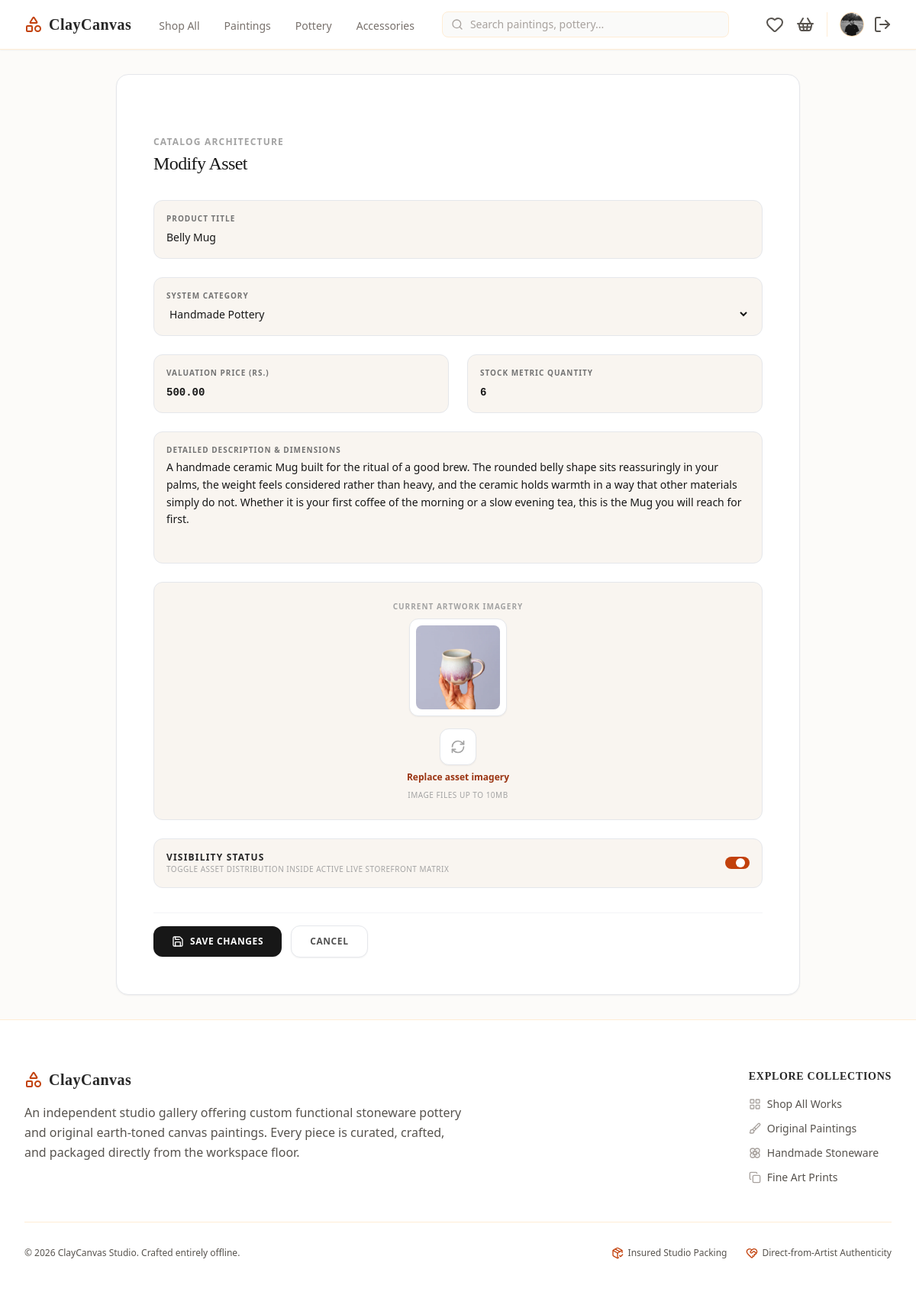
The app's page /products/edit/3/ (signed in), older data.
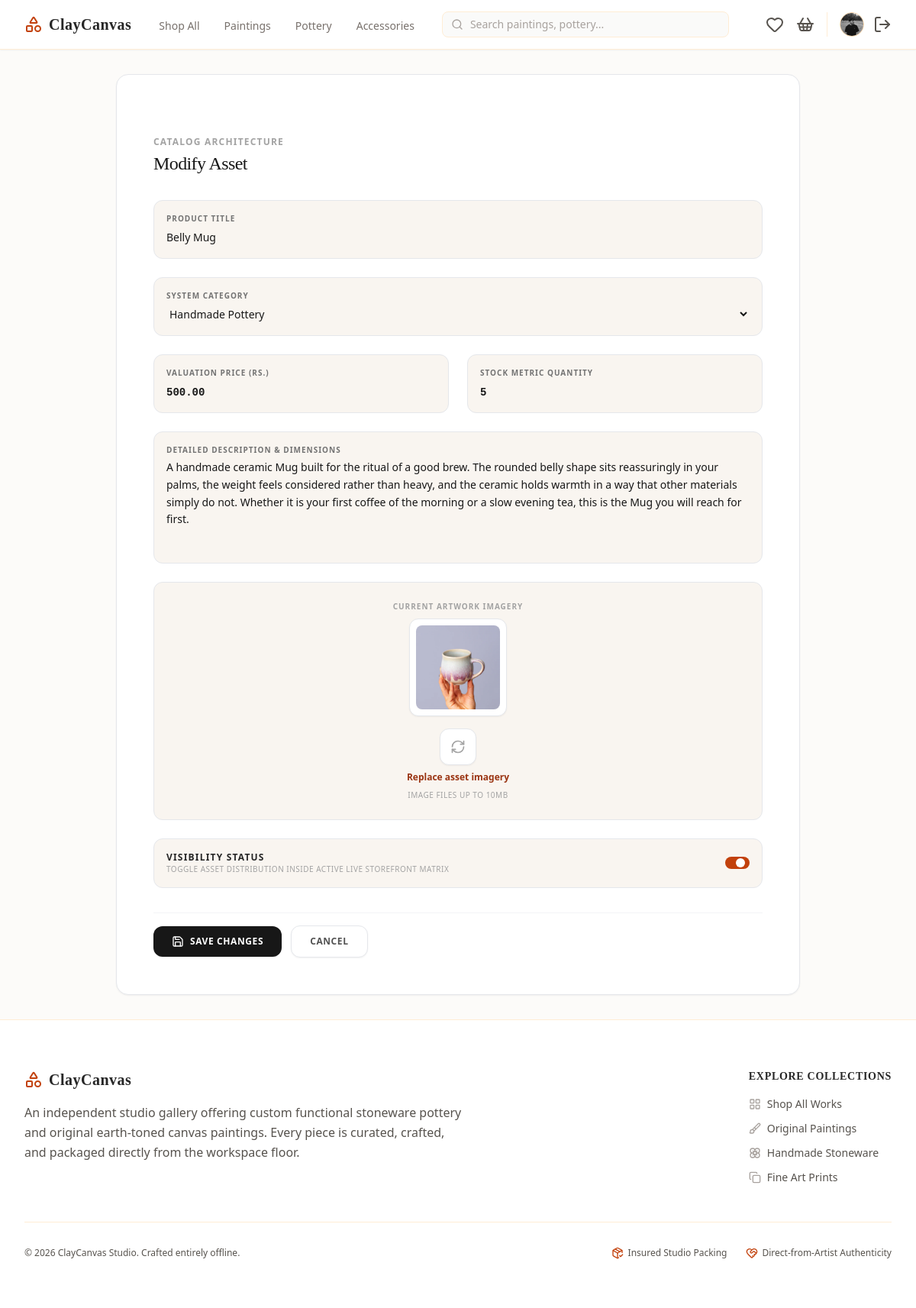
The same page, newer data.
### cc_app/models.py (models this page shows, shortened)
class Product(models.Model):
    class Category(models.TextChoices):
        PAINTINGS = 'paintings', 'Original Paintings'
        POTTERY = 'pottery', 'Handmade Pottery'
        CERAMICS = 'ceramics', 'Sculptures & Ceramics'
        PRINTS = 'prints', 'Canvas & Fine Art Prints'
        ACCESSORIES = 'accessories', 'Art Supplies & Displays'
    name = models.CharField(max_length=255)
    category = models.CharField(max_length=30, choices=Category.choices)
    description = models.TextField(help_text="Detailed description of the artwork, dimensions, and materials used.")
    price = models.DecimalField(max_digits=10, decimal_places=2)
    stock = models.PositiveIntegerField(default=1, help_text="Set to 1 for unique, original one-off masterworks.")
    product_image = models.ImageField(upload_to='images/products/')
    is_active = models.BooleanField(default=True)
    created_at = models.DateTimeField(auto_now_add=True)

### cc_app/views/products_view.py (the view, shortened to what this page needs)
# urls.py: path('products/edit/<int:product_id>/', edit_product_view, name='edit_product'),
@login_required
def edit_product_view(request, product_id):
    product = Product.objects.get(id=product_id)
    if not request.user.is_staff:
        messages.error(request, "You do not have permission to edit products.")
        return redirect('/')
    if not product:
        messages.error(request, "Product not found.")
        return redirect('/dashboard/admin/?section=product-management')
    errors = {}
    return render(request, 'main/edit_products_page.html', {'product': product})

### cc_app/templates/main/edit_products_page.html (shortened to what the changed rows need)
<!DOCTYPE html>
<html lang="en">
<head>
    {% load static %}
    <link href="{% static 'css/styles.css' %}" rel="stylesheet" />
</head>
<body class="bg-[#fcfbf9] font-sans min-h-screen flex flex-col text-neutral-800">
    <main class="flex-grow flex items-center justify-center p-4 sm:p-6 lg:p-8">
        <form method="POST" enctype="multipart/form-data" class="w-full max-w-4xl bg-white border border-gray-200 rounded-2xl overflow-hidden shadow-sm p-8 lg:p-12 space-y-8">
            <div>
                <h2 class="text-xs font-bold uppercase tracking-widest text-neutral-400 mb-1">Catalog Architecture</h2>
                <h1 class="text-2xl font-serif font-normal text-neutral-900 tracking-tight">Modify Asset</h1>
            </div>
            <div class="grid grid-cols-1 md:grid-cols-2 gap-6">
                <div class="space-y-6 md:col-span-2">
                    <div class="bg-[#f9f5f0] border border-gray-200 p-4 rounded-xl focus-within:border-orange-700 transition-colors">
                        <label for="id_name" class="text-[10px] font-bold uppercase tracking-widest text-neutral-500 block mb-1">Product Title</label>
                        <input type="text" id="id_name" name="name" {% if data %} value="{{ data.name }}" {% else %} value="{{ product.name }}" {% endif %} maxlength="255" placeholder="e.g. Whispering Sands Ceramic Vase" class="w-full bg-transparent text-sm font-medium text-neutral-900 focus:outline-none placeholder-neutral-400">
                    </div>
                </div>
                <div class="bg-[#f9f5f0] border border-gray-200 p-4 rounded-xl focus-within:border-orange-700 transition-colors md:col-span-2">
                    <label for="id_category" class="text-[10px] font-bold uppercase tracking-widest text-neutral-500 block mb-1">System Category</label>
                    <select id="id_category" name="category" class="w-full bg-transparent text-sm font-medium text-neutral-900 focus:outline-none cursor-pointer">
                        <option value="pottery" {% if data %} {% if data.category == 'pottery' %}selected{% endif %} {% else %} {% if product.category == 'pottery' %}selected{% endif %} {% endif %} class="bg-white text-neutral-900">Handmade Pottery</option>
                    </select>
                </div>
                <div class="bg-[#f9f5f0] border border-gray-200 p-4 rounded-xl focus-within:border-orange-700 transition-colors">
                    <label for="id_price" class="text-[10px] font-bold uppercase tracking-widest text-neutral-500 block mb-1">Valuation Price (Rs.)</label>
                    <input type="number" id="id_price" name="price" step="0.01" min="0" {% if data %} value="{{ data.price }}" {% else %} value="{{ product.price|stringformat:".2f" }}" {% endif %} placeholder="0.00" class="w-full bg-transparent text-sm font-semibold text-neutral-900 focus:outline-none placeholder-neutral-400 font-mono">
                </div>
                <div class="bg-[#f9f5f0] border border-gray-200 p-4 rounded-xl focus-within:border-orange-700 transition-colors">
                    <label for="id_stock" class="text-[10px] font-bold uppercase tracking-widest text-neutral-500 block mb-1">Stock Metric Quantity</label>
                    <input type="number" id="id_stock" name="stock" min="0" {% if data %} value="{{ data.stock }}" {% else %} value="{{ product.stock }}" {% endif %} placeholder="1" class="w-full bg-transparent text-sm font-semibold text-neutral-900 focus:outline-none placeholder-neutral-400 font-mono">
                </div>
                <div class="space-y-6 md:col-span-2">
                    <div class="bg-[#f9f5f0] border border-gray-200 p-4 rounded-xl focus-within:border-orange-700 transition-colors">
                        <label for="id_description" class="text-[10px] font-bold uppercase tracking-widest text-neutral-500 block mb-1">Detailed Description & Dimensions</label>
                        <textarea id="id_description" name="description" rows="5" placeholder="Detailed description of the artwork, dimensions, and materials used." class="w-full bg-transparent text-sm font-medium text-neutral-900 focus:outline-none placeholder-neutral-400 resize-none leading-relaxed">{% if data %}{{ data.description }}{% else %}{{ product.description }}{% endif %}</textarea>
                    </div>
                </div>
                <div class="space-y-6 md:col-span-2">
                    <div class="bg-[#f9f5f0] border border-gray-200 p-6 rounded-xl flex flex-col items-center justify-center text-center group transition-colors relative">
                        <div class="space-y-4 w-full">
                            {% if product.product_image %}
                                <div class="flex flex-col items-center gap-2">
                                    <p class="text-[10px] font-bold uppercase tracking-widest text-neutral-400">Current Artwork Imagery</p>
                                    <div class="w-32 h-32 rounded-xl bg-white border border-gray-200 p-2 flex items-center justify-center overflow-hidden shadow-sm">
                                        <img src="{{ product.product_image.url }}" alt="{{ product.name }}" class="max-w-full max-h-full object-cover rounded-lg">
                                    </div>
                                </div>
                            {% endif %}
                        </div>
                    </div>
                </div>
            </div>
        </form>
    </main>
</body>
</html>

Row changes from the older to the newer data that the page shows:
changed Product "Belly Mug": stock "6" → "5"
